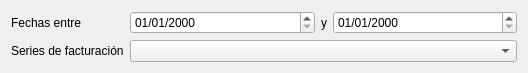
<?xml version="1.0" encoding="UTF-8"?>
<ui version="4.0">
 <class>Form</class>
 <widget class="QWidget" name="Form">
  <property name="geometry">
   <rect>
    <x>0</x>
    <y>0</y>
    <width>528</width>
    <height>72</height>
   </rect>
  </property>
  <property name="windowTitle">
   <string>Form</string>
  </property>
  <layout class="QGridLayout" name="gridLayout">
   <item row="0" column="0">
    <widget class="QLabel" name="label">
     <property name="sizePolicy">
      <sizepolicy hsizetype="Maximum" vsizetype="Preferred">
       <horstretch>0</horstretch>
       <verstretch>0</verstretch>
      </sizepolicy>
     </property>
     <property name="text">
      <string>Fechas entre</string>
     </property>
    </widget>
   </item>
   <item row="0" column="1">
    <layout class="QHBoxLayout" name="horizontalLayout">
     <item>
      <widget class="DBDateTimeEdit" name="dbDateTimeEdit">
       <property name="displayFormat">
        <string>dd/MM/yyyy</string>
       </property>
       <property name="fieldName">
        <string>fecha</string>
       </property>
       <property name="reportParameterBinding">
        <string>P_FECHA_INICIO</string>
       </property>
      </widget>
     </item>
     <item>
      <widget class="QLabel" name="label_2">
       <property name="sizePolicy">
        <sizepolicy hsizetype="Maximum" vsizetype="Preferred">
         <horstretch>0</horstretch>
         <verstretch>0</verstretch>
        </sizepolicy>
       </property>
       <property name="text">
        <string>y</string>
       </property>
      </widget>
     </item>
     <item>
      <widget class="DBDateTimeEdit" name="dbDateTimeEdit_2">
       <property name="displayFormat">
        <string>dd/MM/yyyy</string>
       </property>
       <property name="fieldName">
        <string>fecha</string>
       </property>
       <property name="reportParameterBinding">
        <string>P_FECHA_FIN</string>
       </property>
      </widget>
     </item>
    </layout>
   </item>
   <item row="1" column="0">
    <widget class="QLabel" name="label_3">
     <property name="text">
      <string>Series de facturación</string>
     </property>
    </widget>
   </item>
   <item row="1" column="1">
    <widget class="DBComboBox" name="dbComboBox">
     <property name="fieldName">
      <string>idserie</string>
     </property>
     <property name="listTableModel">
      <string>seriesfacturacion</string>
     </property>
     <property name="listColumnName">
      <string>descripcion</string>
     </property>
     <property name="listFilter">
      <string>serieventa=true</string>
     </property>
     <property name="listColumnToSave">
      <string>id</string>
     </property>
     <property name="dataEditable">
      <bool>true</bool>
     </property>
     <property name="reportParameterBinding">
      <string>P_ID_SERIE</string>
     </property>
    </widget>
   </item>
  </layout>
 </widget>
 <customwidgets>
  <customwidget>
   <class>DBComboBox</class>
   <extends>QComboBox</extends>
   <header>widgets/dbcombobox.h</header>
  </customwidget>
  <customwidget>
   <class>DBDateTimeEdit</class>
   <extends>QDateTimeEdit</extends>
   <header>widgets/dbdatetimeedit.h</header>
  </customwidget>
 </customwidgets>
 <resources/>
 <connections/>
</ui>
